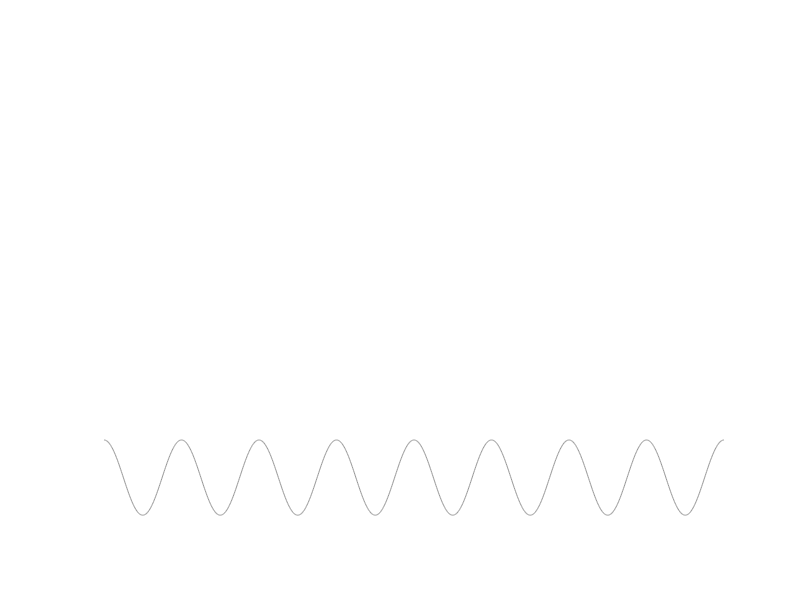

Write the MATLAB code that produced this figure.
clc; close all; clear all; 

N_b = 30; 

x_b = rand(1, N_b); 
y1_b = 0.4 + 0.1 * rand(1, N_b);


N_f = 4;

%occupied sites: 
x_f = 1/16 * [1, 3, 7, 11, 15];

N = 1000;
x = linspace(0, 1, N);
y = 0.1 * cos(pi * 16 * x) + 0.5;

y_f = 0.45;

figure(1)
hold on
plot(x, y, '-', 'color', [0, 0, 0] + 0.6)

set(gca,'xtick',[])
set(gca,'xticklabel',[])
set(gca,'visible','off');

set(gca,'ytick',[])
set(gca,'yticklabel',[])
set(gca,'visible','off');
axis([0, 1, 0.35, 1.65])
hold off
